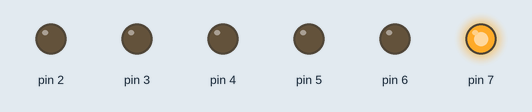
The sketch below on a simulated Arduino Uno, built with avr-gcc and run on an emulated ATmega328P. On the bench: output pins drawn as LEDs (lit = HIGH).

Above: at 0.2 s.
At 1.2 s:
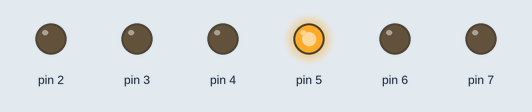
At 1.7 s:
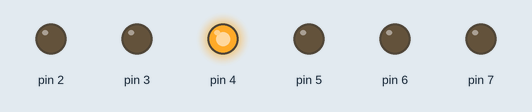
At 2.2 s:
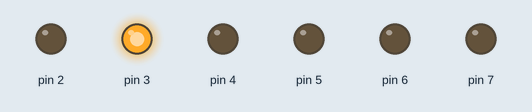
At 3.7 s:
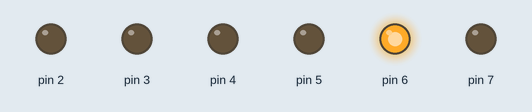
At 5.7 s:
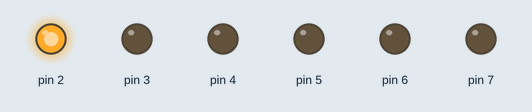
Timing chart, 0 to 6.9 s (numbered marks = the images above):
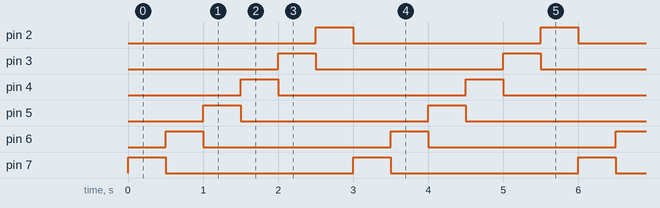

Measured:
- by itself, pin 2–7: alternates HIGH for 0.50 s and LOW for 2.5 s
- by itself, everything shown: repeats every 3.0 s, in 6 steps

The sketch:

14-Efeito-Luminoso.ino
```cpp
/**
  Efeito Luminoso usando estrutura FOR
  @author Anderson Wilmer
  Data: 17 de setembro de 2025
*/

void setup()
{
  for(int pino = 2; pino <= 7; pino++){
    pinMode(pino, OUTPUT);
  }
}

void loop()
{
  for(int pino = 7; pino >= 2; pino--){

    // apaga todos os LEDs
    for(int i = 2; i <= 7; i++){
      digitalWrite(i, LOW);
    }

    // acende apenas o LED atual
    digitalWrite(pino, HIGH);

    delay(500);
  }
}
```
